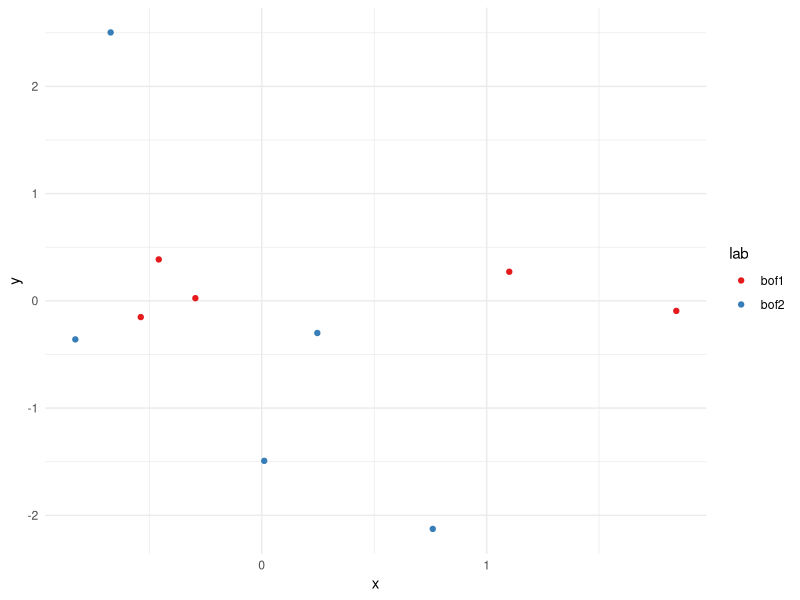

Here is the R script that generated this plot:
## ---- chunk 1
library(ggplot2)
theme_slide <- theme_minimal() +
  theme(plot.background = element_rect(fill = "transparent", colour = NA))
knitr::opts_chunk$set(
  dev.args=list(bg = "transparent"),
  echo = FALSE,
  tidy.opts = list(width.cutoff = 32)
  )
## ---- chunk 2
df <- data.frame(x = rnorm(10), y = rnorm(10), lab = rep(c("bof1", "bof2"),
                                                         each = 5))
ggplot(df, aes(x = x, y = y, colour = lab)) +
  theme_slide +
  geom_point() +
  scale_color_brewer(palette = "Set1")
